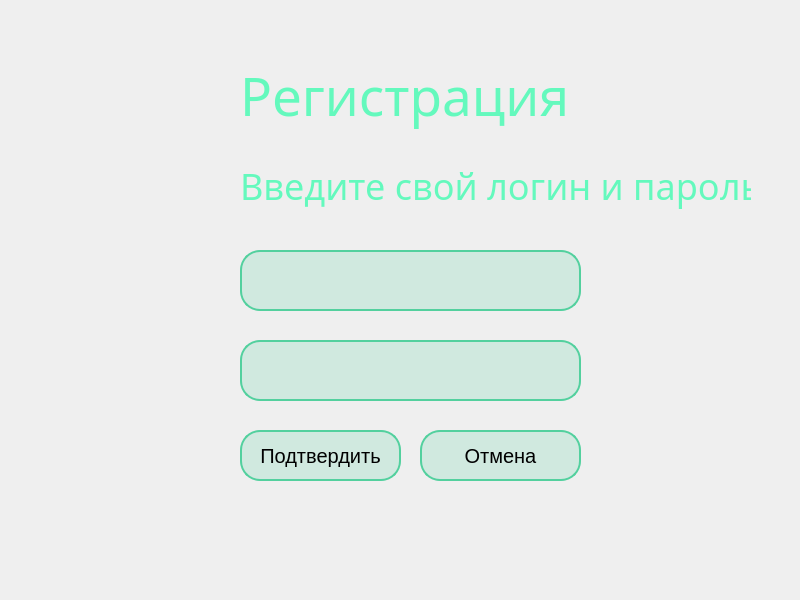
<?xml version="1.0" encoding="UTF-8"?>
<ui version="4.0">
 <class>regWindow</class>
 <widget class="QWidget" name="regWindow">
  <property name="geometry">
   <rect>
    <x>0</x>
    <y>0</y>
    <width>800</width>
    <height>600</height>
   </rect>
  </property>
  <property name="windowTitle">
   <string>regWindow</string>
  </property>
  <widget class="QLabel" name="introText">
   <property name="geometry">
    <rect>
     <x>240</x>
     <y>110</y>
     <width>511</width>
     <height>151</height>
    </rect>
   </property>
   <property name="font">
    <font>
     <family>Yu Gothic UI Light</family>
     <pointsize>27</pointsize>
     <bold>false</bold>
    </font>
   </property>
   <property name="styleSheet">
    <string notr="true">QLabel{
    border: none;
    background: none;
    color: rgb(100, 249, 189);
    font-family: 'Yu Gothic UI Light', sans-serif;
}</string>
   </property>
   <property name="text">
    <string>Введите свой логин и пароль</string>
   </property>
  </widget>
  <widget class="QLabel" name="background">
   <property name="enabled">
    <bool>true</bool>
   </property>
   <property name="geometry">
    <rect>
     <x>0</x>
     <y>0</y>
     <width>800</width>
     <height>600</height>
    </rect>
   </property>
   <property name="styleSheet">
    <string notr="true">Qlabel {
    border: none;
    background: none;
    text-shadow: 0 0 5px rgba(0, 255, 0, 0); /* Initial transparent green glow */
}</string>
   </property>
   <property name="frameShape">
    <enum>QFrame::Shape::NoFrame</enum>
   </property>
   <property name="frameShadow">
    <enum>QFrame::Shadow::Plain</enum>
   </property>
   <property name="text">
    <string/>
   </property>
   <property name="pixmap">
    <pixmap>../resources/bg1.jpg</pixmap>
   </property>
   <property name="scaledContents">
    <bool>true</bool>
   </property>
   <property name="alignment">
    <set>Qt::AlignmentFlag::AlignLeading|Qt::AlignmentFlag::AlignLeft|Qt::AlignmentFlag::AlignVCenter</set>
   </property>
   <property name="wordWrap">
    <bool>false</bool>
   </property>
   <property name="openExternalLinks">
    <bool>false</bool>
   </property>
  </widget>
  <widget class="QLabel" name="neon">
   <property name="enabled">
    <bool>true</bool>
   </property>
   <property name="geometry">
    <rect>
     <x>-40</x>
     <y>20</y>
     <width>341</width>
     <height>531</height>
    </rect>
   </property>
   <property name="styleSheet">
    <string notr="true">Qlabel {
    border: none;
    background: none;
    text-shadow: 0 0 5px rgba(0, 255, 0, 0); /* Initial transparent green glow */
}</string>
   </property>
   <property name="frameShape">
    <enum>QFrame::Shape::NoFrame</enum>
   </property>
   <property name="frameShadow">
    <enum>QFrame::Shadow::Plain</enum>
   </property>
   <property name="text">
    <string/>
   </property>
   <property name="pixmap">
    <pixmap>../resources/neon.png</pixmap>
   </property>
   <property name="scaledContents">
    <bool>true</bool>
   </property>
   <property name="alignment">
    <set>Qt::AlignmentFlag::AlignLeading|Qt::AlignmentFlag::AlignLeft|Qt::AlignmentFlag::AlignVCenter</set>
   </property>
   <property name="wordWrap">
    <bool>false</bool>
   </property>
   <property name="openExternalLinks">
    <bool>false</bool>
   </property>
  </widget>
  <widget class="QPushButton" name="applyButton">
   <property name="geometry">
    <rect>
     <x>240</x>
     <y>430</y>
     <width>161</width>
     <height>51</height>
    </rect>
   </property>
   <property name="styleSheet">
    <string notr="true">QPushButton {
    background-color: rgba(83, 208, 158, 0.2); 
    border: 2px solid #53D09E;
    border-radius: 20px;
	font-family: 'Yu Gothic UI Light', sans-serif;
    font-size: 20px;
text-align: center;
}
QPushButton:hover {
    color: rgba(83, 208, 158, 1)
}</string>
   </property>
   <property name="text">
    <string>Подтвердить</string>
   </property>
  </widget>
  <widget class="QPushButton" name="cancelButton">
   <property name="geometry">
    <rect>
     <x>420</x>
     <y>430</y>
     <width>161</width>
     <height>51</height>
    </rect>
   </property>
   <property name="styleSheet">
    <string notr="true">QPushButton {
    background-color: rgba(83, 208, 158, 0.2); 
    border: 2px solid #53D09E;
    border-radius: 20px;
	font-family: 'Yu Gothic UI Light', sans-serif;
    font-size: 20px;
text-align: center;
}
QPushButton:hover {
    color: rgba(83, 208, 158, 1)
}</string>
   </property>
   <property name="text">
    <string>Отмена</string>
   </property>
  </widget>
  <widget class="QLabel" name="introText_2">
   <property name="geometry">
    <rect>
     <x>240</x>
     <y>20</y>
     <width>371</width>
     <height>151</height>
    </rect>
   </property>
   <property name="font">
    <font>
     <family>Yu Gothic UI Light</family>
     <pointsize>40</pointsize>
     <bold>false</bold>
    </font>
   </property>
   <property name="styleSheet">
    <string notr="true">QLabel{
    border: none;
    background: none;
    color: rgb(100, 249, 189);
    font-family: 'Yu Gothic UI Light', sans-serif;
}</string>
   </property>
   <property name="text">
    <string>Регистрация</string>
   </property>
  </widget>
  <widget class="QLineEdit" name="loginField">
   <property name="geometry">
    <rect>
     <x>240</x>
     <y>250</y>
     <width>341</width>
     <height>61</height>
    </rect>
   </property>
   <property name="font">
    <font>
     <family>Yu Gothic Light</family>
     <pointsize>20</pointsize>
    </font>
   </property>
   <property name="styleSheet">
    <string notr="true">QLineEdit {
    background-color: rgba(83, 208, 158, 0.2); 
    border: 2px solid #53D09E;
    border-radius: 20px;
    padding: 5px; /* Добавление отступа для текста */
}
</string>
   </property>
  </widget>
  <widget class="QLineEdit" name="lineEdit_2">
   <property name="geometry">
    <rect>
     <x>240</x>
     <y>340</y>
     <width>341</width>
     <height>61</height>
    </rect>
   </property>
   <property name="font">
    <font>
     <family>Yu Gothic Light</family>
     <pointsize>20</pointsize>
    </font>
   </property>
   <property name="styleSheet">
    <string notr="true">QLineEdit {
    background-color: rgba(83, 208, 158, 0.2); 
    border: 2px solid #53D09E;
    border-radius: 20px;
    padding: 5px; /* Добавление отступа для текста */
}
</string>
   </property>
  </widget>
  <widget class="QLabel" name="login">
   <property name="enabled">
    <bool>true</bool>
   </property>
   <property name="geometry">
    <rect>
     <x>590</x>
     <y>253</y>
     <width>51</width>
     <height>51</height>
    </rect>
   </property>
   <property name="styleSheet">
    <string notr="true">Qlabel {
    border: none;
    background: none;
    text-shadow: 0 0 5px rgba(0, 255, 0, 0); /* Initial transparent green glow */
}</string>
   </property>
   <property name="frameShape">
    <enum>QFrame::Shape::NoFrame</enum>
   </property>
   <property name="frameShadow">
    <enum>QFrame::Shadow::Plain</enum>
   </property>
   <property name="text">
    <string/>
   </property>
   <property name="pixmap">
    <pixmap>../resources/user-interfacew.png</pixmap>
   </property>
   <property name="scaledContents">
    <bool>true</bool>
   </property>
   <property name="alignment">
    <set>Qt::AlignmentFlag::AlignLeading|Qt::AlignmentFlag::AlignLeft|Qt::AlignmentFlag::AlignVCenter</set>
   </property>
   <property name="wordWrap">
    <bool>false</bool>
   </property>
   <property name="openExternalLinks">
    <bool>false</bool>
   </property>
  </widget>
  <widget class="QLabel" name="password">
   <property name="enabled">
    <bool>true</bool>
   </property>
   <property name="geometry">
    <rect>
     <x>590</x>
     <y>346</y>
     <width>51</width>
     <height>51</height>
    </rect>
   </property>
   <property name="styleSheet">
    <string notr="true">Qlabel {
    border: none;
    background: none;
    text-shadow: 0 0 5px rgba(0, 255, 0, 0); /* Initial transparent green glow */
}</string>
   </property>
   <property name="frameShape">
    <enum>QFrame::Shape::NoFrame</enum>
   </property>
   <property name="frameShadow">
    <enum>QFrame::Shadow::Plain</enum>
   </property>
   <property name="text">
    <string/>
   </property>
   <property name="pixmap">
    <pixmap>../resources/padlockw.png</pixmap>
   </property>
   <property name="scaledContents">
    <bool>true</bool>
   </property>
   <property name="alignment">
    <set>Qt::AlignmentFlag::AlignLeading|Qt::AlignmentFlag::AlignLeft|Qt::AlignmentFlag::AlignVCenter</set>
   </property>
   <property name="wordWrap">
    <bool>false</bool>
   </property>
   <property name="openExternalLinks">
    <bool>false</bool>
   </property>
  </widget>
  <zorder>background</zorder>
  <zorder>neon</zorder>
  <zorder>applyButton</zorder>
  <zorder>cancelButton</zorder>
  <zorder>introText_2</zorder>
  <zorder>loginField</zorder>
  <zorder>introText</zorder>
  <zorder>lineEdit_2</zorder>
  <zorder>login</zorder>
  <zorder>password</zorder>
 </widget>
 <resources/>
 <connections/>
</ui>
